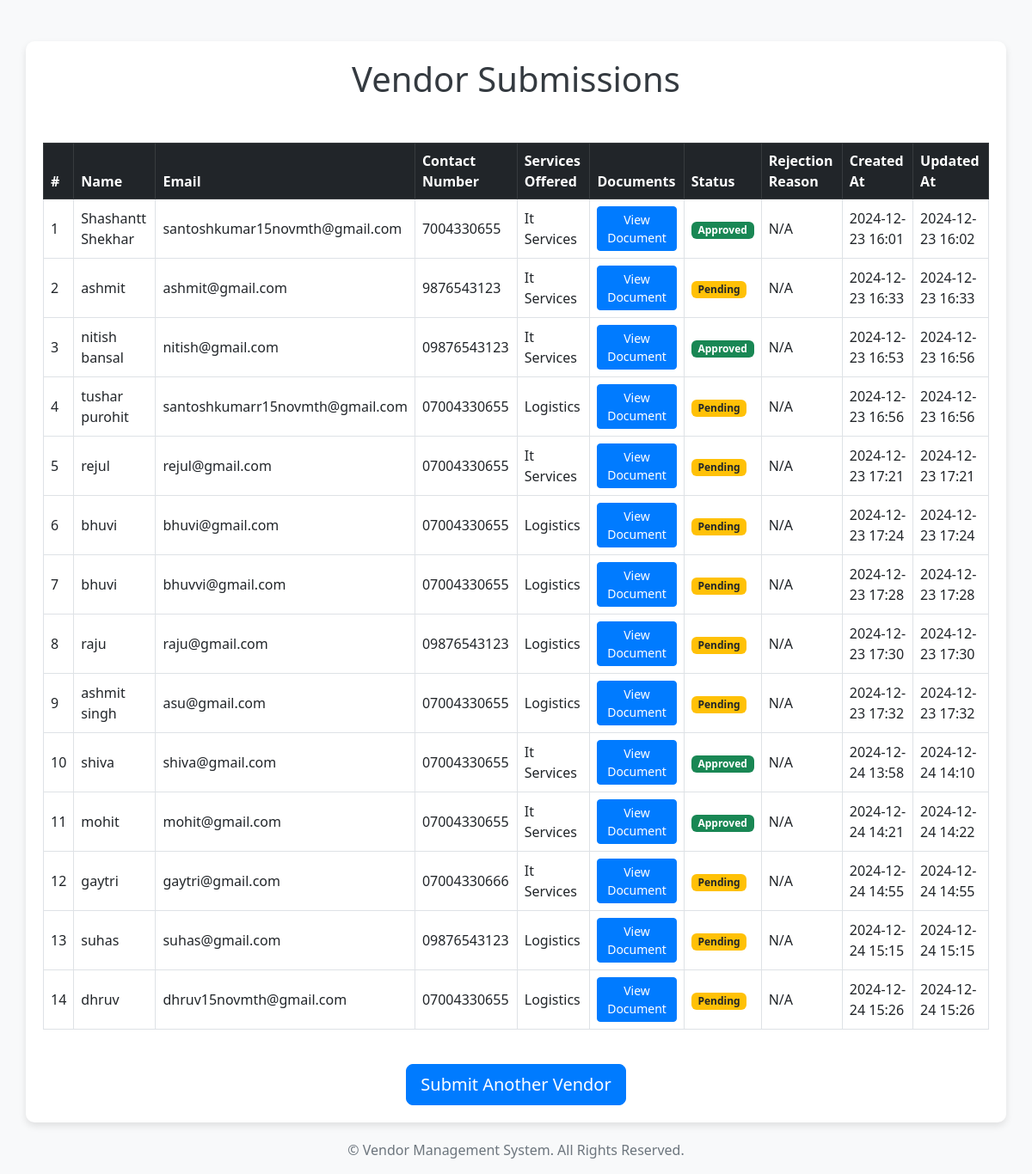
The page /after-vendor-submit/ on the database its author committed.
### vendors/models.py (models this page shows, shortened)
class Vendor(models.Model):
    STATUS_CHOICES = [
        ('pending', 'Pending'),
        ('approved', 'Approved'),
        ('rejected', 'Rejected'),
    ]
    service_choices = [
        ('it_services', 'It Services'),
        ('logistics','Logistics')
    ]
    name = models.CharField(max_length=200)
    email = models.EmailField(unique=True)
    contact_number = models.CharField(max_length=20)
    services_offered = models.CharField(max_length=20, choices=service_choices, default='logistics')
    documents = models.FileField(upload_to='vendor_documents/')
    status = models.CharField(max_length=20, choices=STATUS_CHOICES, default='pending')
    rejection_reason = models.TextField(blank=True, null=True)
    created_at = models.DateTimeField(auto_now_add=True)
    updated_at = models.DateTimeField(auto_now=True)

### vendors/views.py (the view)
# urls.py: path('after-vendor-submit/', views.after_vendor_submit, name='after_vendor_submit'),
def after_vendor_submit(request):
    items = Vendor.objects.all()
    return render(request, 'vendors/after_vendor_submit.html',{'items':items})

### templates/vendors/after_vendor_submit.html (shortened to what this page needs)
<!DOCTYPE html>
<html lang="en">
<head>
    <link rel="stylesheet" href="https://cdn.jsdelivr.net/npm/bootstrap@5.3.0-alpha1/dist/css/bootstrap.min.css">
</head>
<body>
    <div class="container mt-5">
        <h1>Vendor Submissions</h1>
        <div class="table-container">
            <table class="table table-hover table-bordered align-middle">
                <thead class="table-dark">
                    <tr>
                        <th>#</th>
                        <th>Name</th>
                        <th>Email</th>
                        <th>Contact Number</th>
                        <th>Services Offered</th>
                        <th>Documents</th>
                        <th>Status</th>
                        <th>Rejection Reason</th>
                        <th>Created At</th>
                        <th>Updated At</th>
                    </tr>
                </thead>
                <tbody>
                    {% for vendor in items %}
                    <tr>
                        <td>{{ forloop.counter }}</td>
                        <td>{{ vendor.name }}</td>
                        <td>{{ vendor.email }}</td>
                        <td>{{ vendor.contact_number }}</td>
                        <td>{{ vendor.get_services_offered_display }}</td>
                        <td>
                            {% if vendor.documents %}
                            <a href="{{ vendor.documents.url }}" target="_blank" class="btn btn-sm btn-primary">View Document</a>
                            {% else %}
                            <span class="text-muted">No Document Uploaded</span>
                            {% endif %}
                        </td>
                        <td>
                            <span class="badge {% if vendor.status == 'approved' %}bg-success{% elif vendor.status == 'rejected' %}bg-danger{% else %}bg-warning text-dark{% endif %}">
                                {{ vendor.get_status_display }}
                            </span>
                        </td>
                        <td>{{ vendor.rejection_reason|default:"N/A" }}</td>
                        <td>{{ vendor.created_at|date:"Y-m-d H:i" }}</td>
                        <td>{{ vendor.updated_at|date:"Y-m-d H:i" }}</td>
                    </tr>
                    {% empty %}
                    <tr>
                        <td colspan="10" class="text-center text-danger fw-bold">No vendor submissions available.</td>
                    </tr>
                    {% endfor %}
                </tbody>
            </table>
        </div>
        <div class="text-center mt-4">
            <a href="{% url 'vendor_submit' %}" class="btn btn-lg btn-primary">Submit Another Vendor</a>
        </div>
    </div>
    <footer>
        <p>&copy; {{ current_year }} Vendor Management System. All Rights Reserved.</p>
    </footer>
</body>
</html>

### templates/vendors/after_vendor_submit.html (style rules this page uses)
body { background-color: #f8f9fa; }
.container { background: #ffffff; border-radius: 10px; padding: 20px; box-shadow: 0 4px 8px rgba(0, 0, 0, 0.1); }
h1 { text-align: center; color: #343a40; margin-bottom: 30px; }
table { margin-top: 20px; }
.btn-primary { background-color: #007bff; border-color: #007bff; }
.table-container { overflow-x: auto; }
footer { margin-top: 20px; text-align: center; color: #6c757d; }

### rows shown on the page
Vendor: name "Shashantt Shekhar", email "santoshkumar15novmth@gmail.com", contact_number "7004330655", services_offered "It Services", status "Approved", rejection_reason "N/A", created_at "2024-12-23 16:01", updated_at "2024-12-23 16:02"
Vendor: name "ashmit", email "ashmit@gmail.com", contact_number "9876543123", services_offered "It Services", status "Pending", rejection_reason "N/A", created_at "2024-12-23 16:33", updated_at "2024-12-23 16:33"
Vendor: name "nitish bansal", email "nitish@gmail.com", contact_number "09876543123", services_offered "It Services", status "Approved", rejection_reason "N/A", created_at "2024-12-23 16:53", updated_at "2024-12-23 16:56"
Vendor: name "tushar purohit", email "santoshkumarr15novmth@gmail.com", contact_number "07004330655", services_offered "Logistics", status "Pending", rejection_reason "N/A", created_at "2024-12-23 16:56", updated_at "2024-12-23 16:56"
Vendor: name "rejul", email "rejul@gmail.com", contact_number "07004330655", services_offered "It Services", status "Pending", rejection_reason "N/A", created_at "2024-12-23 17:21", updated_at "2024-12-23 17:21"
Vendor: name "bhuvi", email "bhuvi@gmail.com", contact_number "07004330655", services_offered "Logistics", status "Pending", rejection_reason "N/A", created_at "2024-12-23 17:24", updated_at "2024-12-23 17:24"
Vendor: name "bhuvi", email "bhuvvi@gmail.com", contact_number "07004330655", services_offered "Logistics", status "Pending", rejection_reason "N/A", created_at "2024-12-23 17:28", updated_at "2024-12-23 17:28"
Vendor: name "raju", email "raju@gmail.com", contact_number "09876543123", services_offered "Logistics", status "Pending", rejection_reason "N/A", created_at "2024-12-23 17:30", updated_at "2024-12-23 17:30"
Vendor: name "ashmit singh", email "asu@gmail.com", contact_number "07004330655", services_offered "Logistics", status "Pending", rejection_reason "N/A", created_at "2024-12-23 17:32", updated_at "2024-12-23 17:32"
Vendor: name "shiva", email "shiva@gmail.com", contact_number "07004330655", services_offered "It Services", status "Approved", rejection_reason "N/A", created_at "2024-12-24 13:58", updated_at "2024-12-24 14:10"
Vendor: name "mohit", email "mohit@gmail.com", contact_number "07004330655", services_offered "It Services", status "Approved", rejection_reason "N/A", created_at "2024-12-24 14:21", updated_at "2024-12-24 14:22"
Vendor: name "gaytri", email "gaytri@gmail.com", contact_number "07004330666", services_offered "It Services", status "Pending", rejection_reason "N/A", created_at "2024-12-24 14:55", updated_at "2024-12-24 14:55"
Vendor: name "suhas", email "suhas@gmail.com", contact_number "09876543123", services_offered "Logistics", status "Pending", rejection_reason "N/A", created_at "2024-12-24 15:15", updated_at "2024-12-24 15:15"
Vendor: name "dhruv", email "dhruv15novmth@gmail.com", contact_number "07004330655", services_offered "Logistics", status "Pending", rejection_reason "N/A", created_at "2024-12-24 15:26", updated_at "2024-12-24 15:26"
